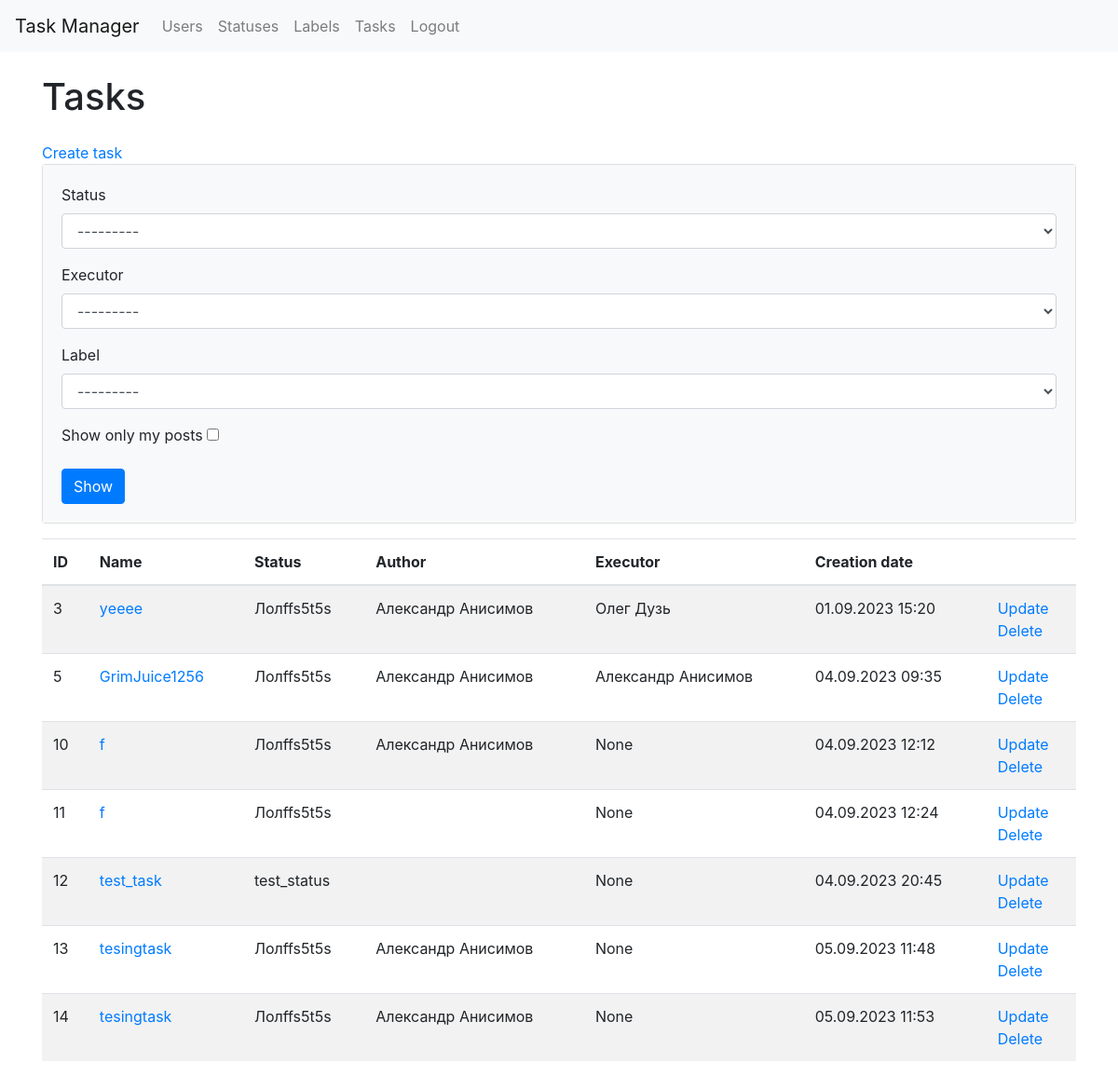
Page /tasks/ (signed in) on the committed database.
### tasks/models.py (models this page shows, shortened)
class Task(models.Model):
    creator = models.ForeignKey(
        CustomUsers,
        on_delete=models.RESTRICT,
        verbose_name="Создатель",
        related_name="creator"
    )
    name = models.CharField(max_length=255, verbose_name="Название")
    description = models.TextField(blank=True, verbose_name="Описание")
    status = models.ForeignKey(
        Status,
        on_delete=models.RESTRICT,
        verbose_name="Статус"
    )
    executor = models.ForeignKey(
        CustomUsers,
        blank=True,
        null=True,
        on_delete=models.RESTRICT,
        verbose_name="Исполнитель"
    )
    labels = models.ManyToManyField(Label, blank=True, verbose_name="Метка")
    created_at = models.DateTimeField(
        auto_now_add=True,
        verbose_name="Время создания"
    )
    updated_at = models.DateTimeField(
        auto_now=True,
        verbose_name="Время изменения"
    )

### statuses/models.py (models this page shows, shortened)
class Status(models.Model):
    name = models.CharField(
        max_length=100,
        db_index=True,
        verbose_name="Статус"
    )
    created_at = models.DateTimeField(
        auto_now_add=True,
        verbose_name="Время создания"
    )
    updated_at = models.DateTimeField(
        auto_now=True,
        verbose_name="Время изменения"
    )
    def __str__(self):
        return self.name
    class Meta:
        verbose_name = 'Статус'
        verbose_name_plural = 'Статусы'
        ordering = ['id']

### users/models.py (models this page shows)
class CustomUsers(AbstractUser):
    first_name = models.CharField(max_length=255, default="")
    last_name = models.CharField(max_length=255, default="")
    def __str__(self):
        return f"{self.first_name} {self.last_name}"

### tasks/views.py (the view)
# urls.py: path('', TaskList.as_view(), name="task_list"),
class TaskList(LoginRequiredMixin, DataMixin, ListView):
    model = Task
    template_name = "tasks/task_list.html"
    login_url = reverse_lazy("login")
    context_object_name = "tasks"
    form_class = FindTaskForm
    def get_context_data(self, *, object_list=None, **kwargs):
        context = super().get_context_data(**kwargs)
        c_def = self.get_user_context(title=_("Tasks"))
        context['form'] = self.form_class(self.request.GET)
        return context | c_def
    def get_queryset(self):
        queryset = Task.objects.all()
        form = self.form_class(self.request.GET)
        if form.is_valid():
            status = form.cleaned_data.get('status')
            executor = form.cleaned_data.get('executor')
            labels = form.cleaned_data.get('labels')
            show_my_articles = form.cleaned_data.get('show_my_articles')
            if status:
                queryset = queryset.filter(status=status)
            if executor:
                queryset = queryset.filter(executor=executor)
            if labels:
                queryset = queryset.filter(labels=labels)
            if show_my_articles:
                queryset = queryset.filter(creator=self.request.user)
        return queryset

### tasks/forms.py
class FindTaskForm(forms. ModelForm):
    status = forms.ModelChoiceField(
        label=_("Status"),
        queryset=Status.objects.all(),
        widget=forms.Select(attrs={'class': 'form-control'}),
        required=False
    )
    executor = forms.ModelChoiceField(
        label=_("Executor"),
        required=False,
        queryset=CustomUsers.objects.all(),
        widget=forms.Select(attrs={'class': 'form-control'})
    )
    labels = forms.ModelChoiceField(
        label=_("Label"),
        queryset=Label.objects.all(),
        widget=forms.Select(attrs={'class': 'form-control'}),
        required=False
    )
    show_my_articles = forms.BooleanField(
        label=_("Show only my posts"),
        required=False
    )
    class Meta:
        model = Task
        fields = ['status', 'executor', 'labels']

### labels/models.py (called while the page is built)
    def __str__(self):
        return self.name

### task_manager/utils.py (called while the page is built)
    def get_user_context(self, **kwargs):
        context = kwargs
        user_menu = menu.copy()
        if self.request.user.is_authenticated:
            user_menu.pop(4)
            user_menu.pop(4)
        if not self.request.user.is_authenticated:
            user_menu.pop(1)
            user_menu.pop(1)
            user_menu.pop(1)
            user_menu.pop(3)
        context['menu'] = user_menu
        return context

### task_manager/templates/tasks/task_list.html (shortened to what this page needs)
{% extends 'layout.html' %}
{% load bootstrap4 %}
{% block content %}
{% load i18n %}
<div class="container wrapper flex-grow-1">
    <h1 class="my-4">{% trans "Tasks" %}</h1>
    <a class=nav-link" href="{% url "task_create" %}"> {% trans "Create task" %} </a>
    <div class="card mb-3">
        <div class="card-body bg-light">
            <form method="get">
                    {% for f in form %}
                        <p><label class="form-label" for="{{ f.id_for_label }}">{{f.label}}  </label> {{ f }}</p>
                    {% endfor %}
                <button class="btn btn-primary" type="submit">{% trans "Show" %}</button>
            </form>
        </div>
    </div>
    <table class="table table-striped">
        <thead>
            <tr>
                <th>ID</th>
                <th>{% trans "Name" %}</th>
                <th>{% trans "Status" %}</th>
                <th>{% trans "Author" %}</th>
                <th>{% trans "Executor" %}</th>
                <th>{% trans "Creation date" %}</th>
                <th></th>
            </tr>
        </thead>
        <tbody>
            {% for task in tasks %}
            <tr>
                <td> {{ task.id }} </td>
                <td> <a href="{% url "task_page" task.id %}"> {{ task.name }} </a> </td>
                <td> {{ task.status }} </td>
                <td> {{ task.creator }} </td>
                <td> {{ task.executor }} </td>
                <td> {{ task.created_at|date:"d.m.Y H:i" }} </td>
                <td>
                    <a href="{% url "task_update" task.id %}">{% trans "Update" %}</a>
                    <br>
                    <a href="{% url "task_delete" task.id %}">{% trans "Delete" %}</a>
                </td>
            </tr>
            {% endfor %}
        </tbody>
    </table>
</div>
{% endblock %}

### rows in the picture
Task: id "3", name "уeeee", status "Лолffs5t5s", creator "Александр Анисимов", executor "Олег Дузь", created_at "01.09.2023 15:20"
Task: id "5", name "GrimJuice1256", status "Лолffs5t5s", creator "Александр Анисимов", executor "Александр Анисимов", created_at "04.09.2023 09:35"
Task: id "10", name "f", status "Лолffs5t5s", creator "Александр Анисимов", executor "None", created_at "04.09.2023 12:12"
Task: id "11", name "f", status "Лолffs5t5s", executor "None", created_at "04.09.2023 12:24"
Task: id "12", name "test_task", status "test_status", executor "None", created_at "04.09.2023 20:45"
Task: id "13", name "tesingtask", status "Лолffs5t5s", creator "Александр Анисимов", executor "None", created_at "05.09.2023 11:48"
Task: id "14", name "tesingtask", status "Лолffs5t5s", creator "Александр Анисимов", executor "None", created_at "05.09.2023 11:53"

### other values in the picture
{{ menu_tag.title }} "Users" "Statuses" "Labels" "Tasks" "Logout"
{{ f.label }} "Status" "Executor" "Label" "Show only my posts"
